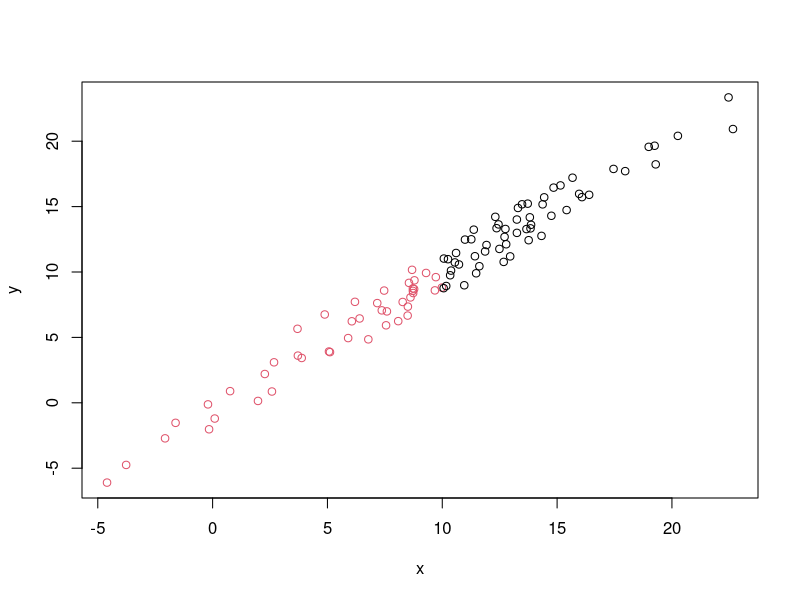

Here is the R script that generated this plot:
## ---- chunk 1
x<-rnorm(100,10,5)
y<-jitter(x,1000)
z<-vector("character",100)
z[x>10]<-"High"
z[x<10]<-"Low"
df<-data.frame(x,y,z)
df
## ---- chunk 2
with(df,plot(x,y,col=factor(z)))
